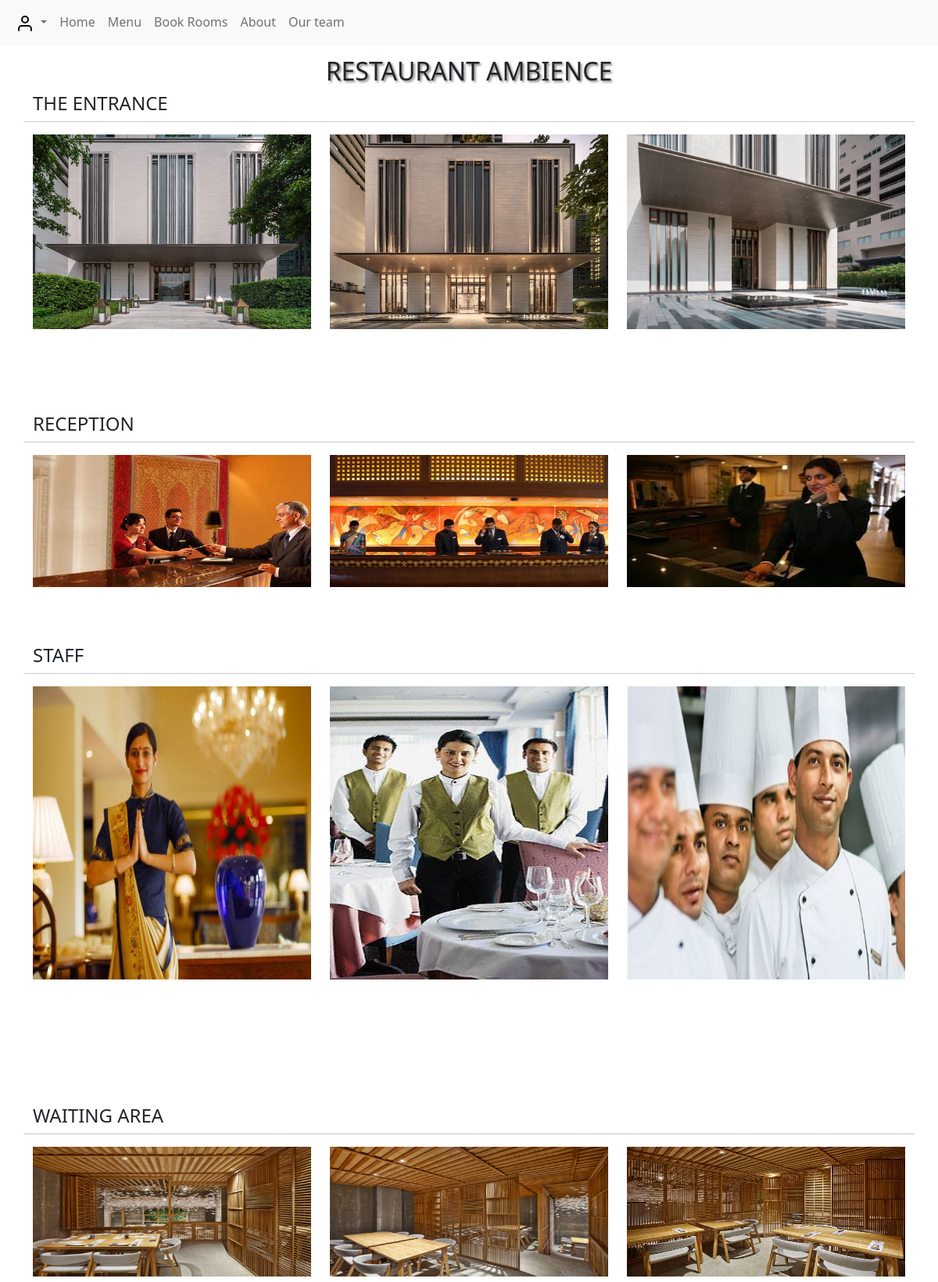
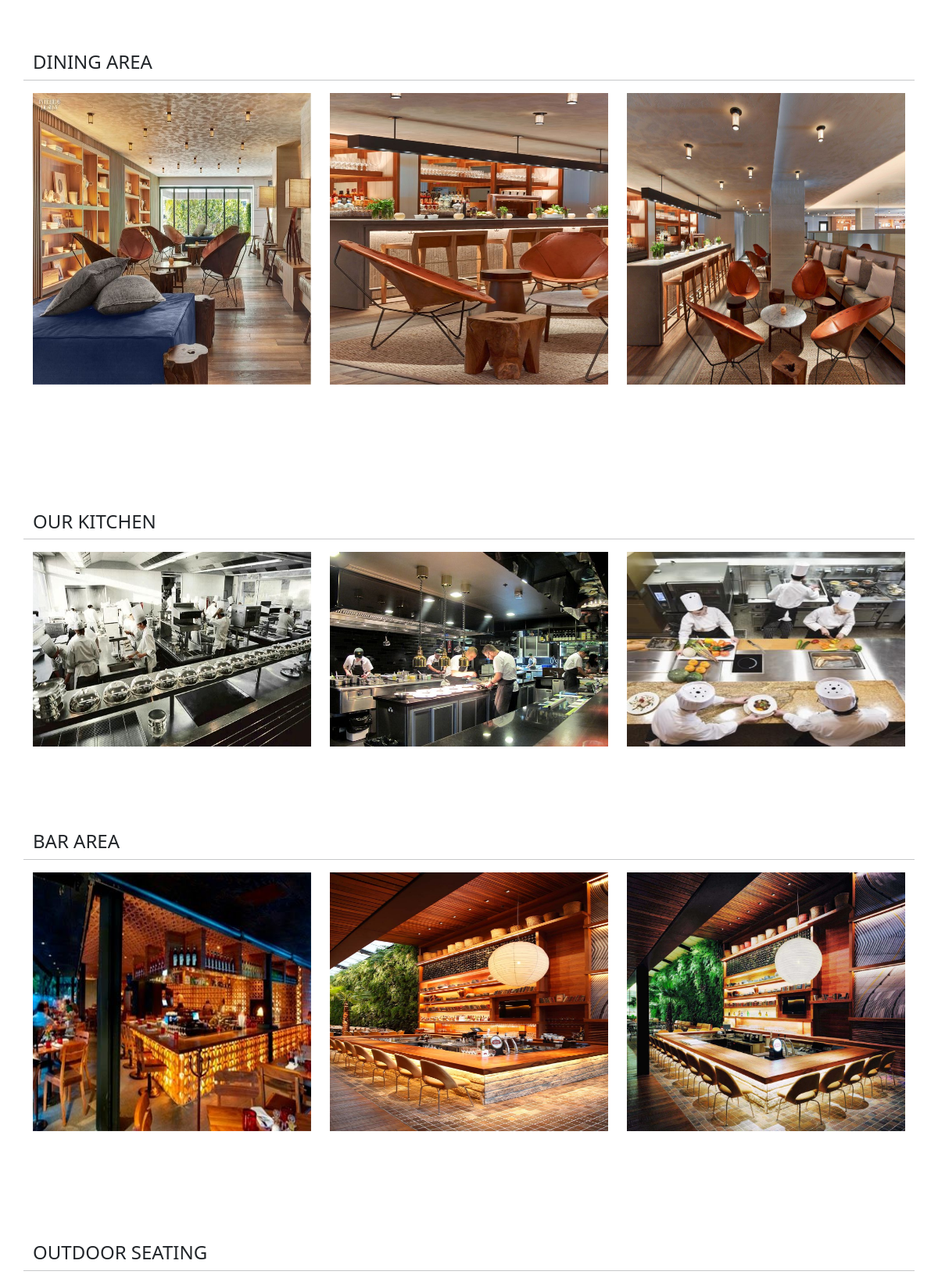
Page /gallery/ (upper part) on the committed database (2 pictures, top to bottom).
### store/models.py (models this page shows, shortened)
class Gallery1(models.Model):
    name = models.CharField(max_length=255,db_index=True)
    class Meta:
        verbose_name_plural = 'gallery1'

class Gallery2(models.Model):
    category = models.ForeignKey(Gallery1, related_name='gallerytype', on_delete=models.CASCADE)
    name = models.CharField(max_length=255,db_index=True,default='abc')
    image = models.ImageField(upload_to='images/')
    class Meta:
        verbose_name_plural = 'gallery2'

### store/views.py (the view)
# urls.py: path('gallery/',views.galleryfunc,name='gallery'),
def galleryfunc(request):
    gal1 = Gallery1.objects.all()
    gal2 = Gallery2.objects.all()
    return render(request, 'gallery.html',{'gal1':gal1,'gal2':gal2})

### store/templates/gallery.html (shortened to what this page needs)
{% load static %}
<!doctype html>
<html lang="en">
  <head>
    <link href="https://cdn.jsdelivr.net/npm/bootstrap@5.0.0-beta1/dist/css/bootstrap.min.css" rel="stylesheet">
    <link rel="stylesheet" href="https://cdnjs.cloudflare.com/ajax/libs/font-awesome/4.7.0/css/font-awesome.min.css">
    <link rel="stylesheet" href="{% static 'gallery.css' %}">
  </head>
  <body>
    <div class="fixed-top">
      <nav class="navbar navbar-expand-lg navbar-light bg-light">
        <div class="container-fluid">
          <div class="collapse navbar-collapse" id="navbarNav">
            <ul class="navbar-nav">
            <li class="nav-item dropdown">
          <a class="nav-link dropdown-toggle" href="#" id="navbarDropdown" role="button" data-bs-toggle="dropdown" aria-expanded="false">
            <img src="{{ '/media/images/user.svg' }}">
          </a>
        </li>
              <li class="nav-item">
                <a class="nav-link" href="{% url 'store:home' %}">Home</a>
              </li>
              <li class="nav-item">
                <a class="nav-link" aria-current="page" href="{% url 'store:menu' %}">Menu</a>
              </li>
              <li class="nav-item">
                <a class="nav-link" href="{% url 'store:rooms' %}">Book Rooms</a>
              </li>
              <li class="nav-item">
                <a class="nav-link" href="{% url 'store:about' %}">About</a>
              </li>
              <li class="nav-item">
                <a class="nav-link" href="{% url 'store:home' %}#ourteam">Our team</a>
              </li>
            </ul>
          </div>
        </div>
    </nav>
    </div>
<br>
<br>
<br>
  <h2 class="resamb text-center">RESTAURANT AMBIENCE</h2>
  <div class="container">
    {% for g1 in gal1 %}
      <div class="row">
          <h4>{{ g1.name }}</h4>
          <hr>
          {% for g2 in gal2 %}
          {% if g2.category.name == g1.name %}
          <div class="col">
              <img src="{{ g2.image.url }}">
          </div>
        {% endif %}
        {% endfor %}
      </div>
    {% endfor %}
    </div>
  </body>
</html>

### store/static/gallery.css (style rules this page uses)
.col > img { height: 70%; width: 100%; }
.resamb { text-shadow: 2px 2px 3px gray; }

### rows in the picture
Gallery1: name "THE ENTRANCE"
Gallery2: image (picture)
Gallery2: image (picture)
Gallery2: image (picture)
Gallery1: name "RECEPTION"
Gallery2: image (picture)
Gallery2: image (picture)
Gallery2: image (picture)
Gallery1: name "STAFF"
Gallery2: image (picture)
Gallery2: image (picture)
Gallery2: image (picture)
Gallery1: name "WAITING AREA"
Gallery2: image (picture)
Gallery2: image (picture)
Gallery2: image (picture)
Gallery1: name "DINING AREA"
Gallery2: image (picture)
Gallery2: image (picture)
Gallery2: image (picture)
Gallery1: name "OUR KITCHEN"
Gallery2: image (picture)
Gallery2: image (picture)
Gallery2: image (picture)
Gallery1: name "BAR AREA"
Gallery2: image (picture)
Gallery2: image (picture)
Gallery2: image (picture)
Gallery1: name "OUTDOOR SEATING"
